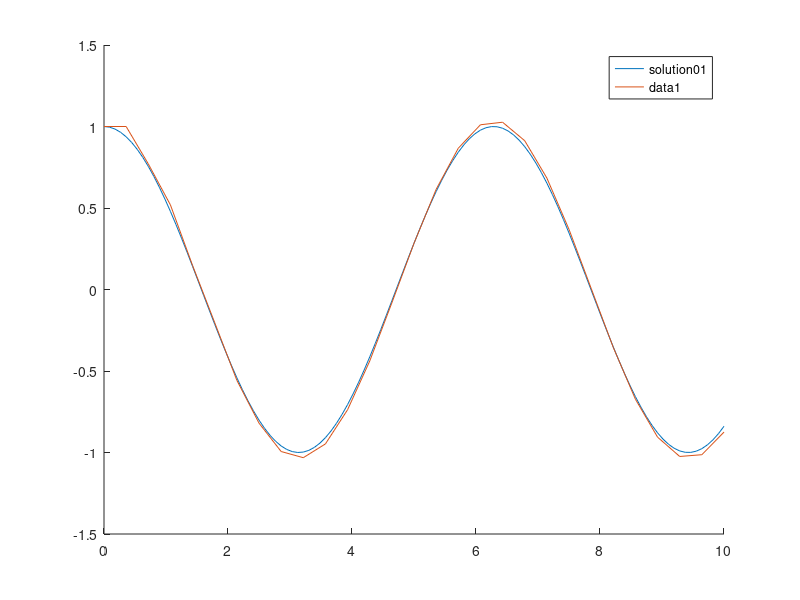

This figure's MATLAB source:
function cooper_day10()
    [t_list,X_list,h_avg, num_evals] = forward_euler_fixed_step_integration(@rate_func01,[0,10],1,.35);

    figure
    hold on
    fplot(@solution01, [0,10]);
    plot(t_list, X_list)

    [t_list2,X_list2,h_avg2, num_evals2] = forward_euler_fixed_step_integration(@rate_func02,[0,10],[1;0],.1);
end

%%%%%%%%%%%%%%%%%%%%%%%%%%%%%%%%%%%%%%
function dXdt = rate_func01(t,X)
    dXdt = -5*X + 5*cos(t) - sin(t);
end

function X = solution01(t)
    X = cos(t);
end
%%%%%%%%%%%%%%%%%%%%%%%%%%%%%%%%%%%%%
function dXdt = rate_func02(t,X)
    dXdt = [0,-1;1,0]*X;
end
function X = solution02(t)
    X = [cos(t);sin(t)];
end
%%%%%%%%%%%%%%%%%%%%%%%%%%%%%%

function [XB,num_evals] = forward_euler_step(rate_func_in,t,XA,h)
    XB = XA + h*rate_func_in(t, XA);
    num_evals = 1;
end

%Runs numerical integration using forward Euler approximation
%INPUTS:
%rate_func_in: the function used to compute dXdt. rate_func_in will
% have the form: dXdt = rate_func_in(t,X) (t is before X)
%tspan: a two element vector [t_start,t_end] that denotes the integration endpoints
%X0: the vector describing the initial conditions, X(t_start)
%h_ref: the desired value of the average step size (not the actual value)
%OUTPUTS:
%t_list: the vector of times, [t_start;t_1;t_2;...;.t_end] that X is approximated at
%X_list: the vector of X, [X0';X1';X2';...;(X_end)'] at each time step
%h_avg: the average step size
%num_evals: total number of calls made to rate_func_in during the integration
function [t_list,X_list,h_avg, num_evals] = forward_euler_fixed_step_integration(rate_func_in,tspan,X0,h_ref)
    ti = tspan(1);
    tf = tspan(2);
    num_steps = ceil((tf-ti)/h_ref);
    h_avg = (tf-ti)/num_steps;
    t_list = linspace(ti, tf, num_steps);
    XA = X0;
    X_list = [];
    num_evals = 0;
    for i = 1:num_steps
        X_list(:, end+1) = XA;
        [XB,add_evals] = forward_euler_step(rate_func_in,t_list(i),XA,h_avg);
        XA = XB;
        num_evals = num_evals+add_evals;
    end
end